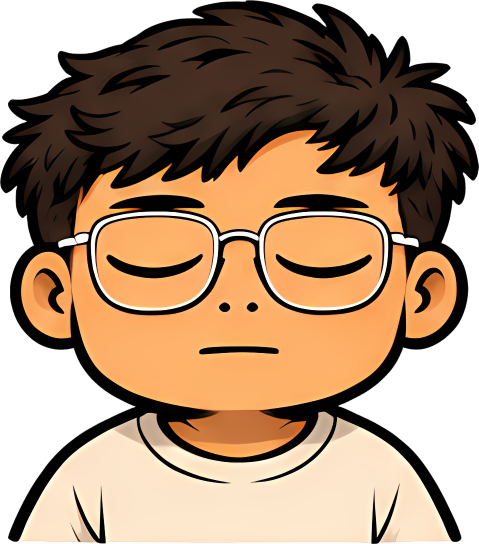
#> input picture skills/talking-explainer/assets/mascot/faces/blink.png, 957 x 1088 px (shown at 1/2 size)
$ python seam-diff.py ../../talking-explainer/assets/mascot/faces/blink.png ../../talking-explainer/assets/mascot/faces/concerned.png out.png ../../talking-explainer/assets/mascot/faces/concerned.png
#> lines starting #> are read from the running program, lines starting #| are printed output that depends on the picture
"""Show where a seam pair differs, OUTSIDE the presenter zone, so the overlay's own motion doesn't mask a real pop.

usage: <py> seam-diff.py <a.png> <b.png> <out.png> [presenter_box x0,y0,x1,y1]
Prints the % of pixels differing (>12/255) with and without the Presenter zone, and writes a strip a | b | diff.
"""
import sys
import numpy as np
from PIL import Image

a, b = (np.asarray(Image.open(p).convert("RGB")).astype(np.int16) for p in sys.argv[1:3])
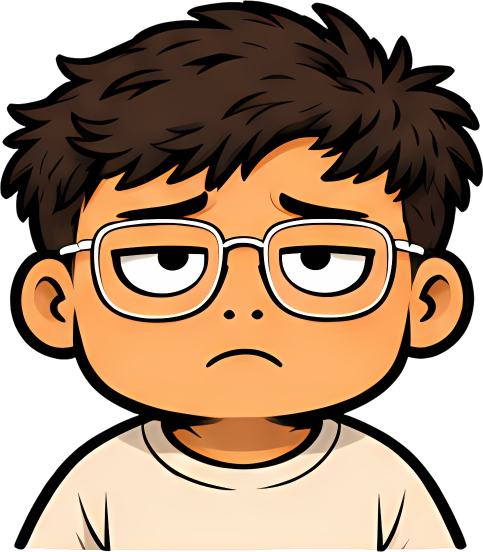
#> input picture skills/talking-explainer/assets/mascot/faces/concerned.png, 966 x 1104 px (shown at 1/2 size)
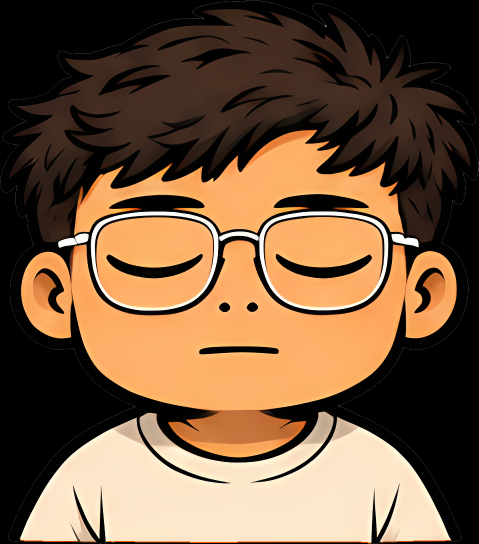
#> a: shape (1088, 957, 3) int16 (shown at 1/2 size); mean R, G, B 118.8, 89.9, 64.1
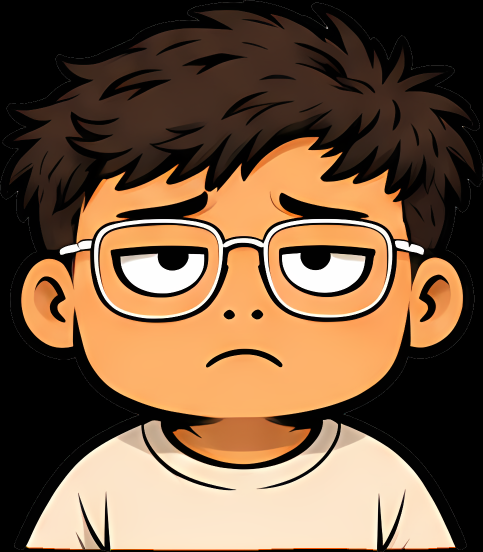
#> b: shape (1104, 966, 3) int16 (shown at 1/2 size); mean R, G, B 116.9, 89.2, 64.9
#> (the run stopped early here; a loop or call above may not have finished)
